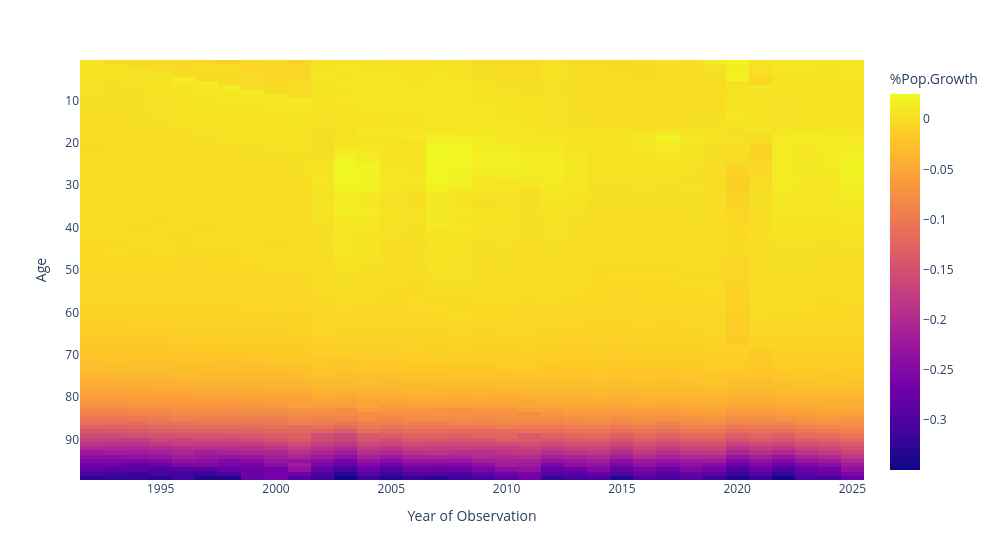

The cell this chart's notebook holds for it:
### Markdown cell above
As expected we see that the decrease of people is very modest (<2%) till the age of 70.

Then visually, an 80 years old has a 3-5% change of not surviving the year, which increases to 13-17% when he is 90 years old.

Each year is shown separately, but we can not see a clear trend in the data with respect to the year of measurment, except for 2021, weighting the death toll of COVID-19: <br> 
here we can see that CCR dropped visually for 20-70 years old, but the drop is not that significant for 70+ elder people, where the noise due to the year is more significant than the drop due to the COVID-19.

The drop from Jan 2021 to Jan 2022 is also localized to 20-30 years old, becoming visibly indistinguishable for older people.

### Code cell
# get heatmap of the table in squared image
fig = px.imshow(
    dfpcr_plot, labels=dict(x="Year of Observation", y="Age", color="%Pop.Growth"), aspect="auto"
    ).update_layout(width=1000)
fig.show()

### Figure 1 — Plotly figure (JSON) as saved in the notebook; plotly's stock layout.template omitted (floating-point values rounded to 4 significant figures; data arrays with more than 128 entries replaced by an {"elided": "..."} marker saying what was removed)
{"data": [{"coloraxis": "coloraxis", "hovertemplate": "Year of Observation: %{x}<br>Age: %{y}<br>%Pop.Growth: %{z}<extra></extra>", "name": "0", "type": "heatmap", "x": [1992, 1993, 1994, 1995, 1996, 1997, 1998, 1999, 2000, 2001, 2002, 2003, 2004, 2005, 2006, 2007, 2008, 2009, 2010, 2011, 2012, 2013, 2014, 2015, 2016, 2017, 2018, 2019, 2020, 2021, 2022, 2023, 2024, 2025], "xaxis": "x", "y": [1, 2, 3, 4, 5, 6, 7, 8, 9, 10, 11, 12, 13, 14, 15, 16, 17, 18, 19, 20, 21, 22, 23, 24, 25, 26, 27, 28, 29, 30, 31, 32, 33, 34, 35, 36, 37, 38, 39, 40, 41, 42, 43, 44, 45, 46, 47, 48, 49, 50, 51, 52, 53, 54, 55, 56, 57, 58, 59, 60, 61, 62, 63, 64, 65, 66, 67, 68, 69, 70, 71, 72, 73, 74, 75, 76, 77, 78, 79, 80, 81, 82, 83, 84, 85, 86, 87, 88, 89, 90, 91, 92, 93, 94, 95, 96, 97, 98, 99], "yaxis": "y", "z": {"elided": "99x34 float values"}}], "layout": {"coloraxis": {"colorbar": {"title": {"text": "%Pop.Growth"}}, "colorscale": [[0, "#0d0887"], [0.1111, "#46039f"], [0.2222, "#7201a8"], [0.3333, "#9c179e"], [0.4444, "#bd3786"], [0.5556, "#d8576b"], [0.6667, "#ed7953"], [0.7778, "#fb9f3a"], [0.8889, "#fdca26"], [1, "#f0f921"]]}, "margin": {"t": 60}, "width": 1000, "xaxis": {"anchor": "y", "domain": [0, 1], "title": {"text": "Year of Observation"}}, "yaxis": {"anchor": "x", "autorange": "reversed", "domain": [0, 1], "title": {"text": "Age"}}}}
